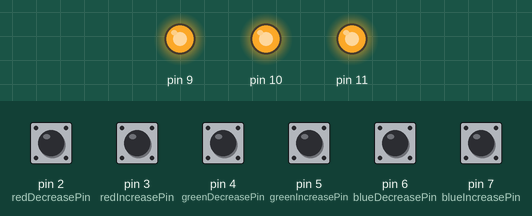
A sketch run on a simulated Arduino Uno, built with avr-gcc and run on an emulated ATmega328P. Parts: output pins drawn as LEDs (lit = HIGH). The test bench sets the inputs (shaded band); at power-on: pin 2 (redDecreasePin), pin 3 (redIncreasePin), pin 4 (greenDecreasePin), pin 5 (greenIncreasePin), pin 6 (blueDecreasePin), pin 7 (blueIncreasePin) HIGH.

Above: at 1.2 s.
1.3 s: pin 2 (redDecreasePin) pulled LOW for 0.15 s
At 2.1 s:
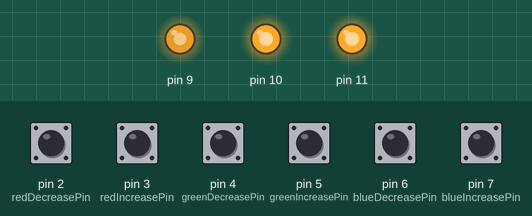
2.9 s: pin 2 (redDecreasePin) pulled LOW for 1 s
At 4.5 s:
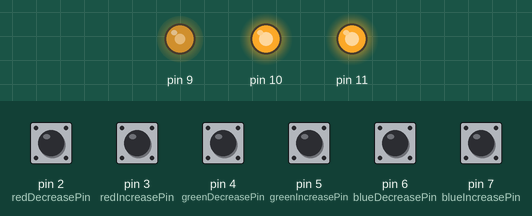
5.4 s: pin 2 (redDecreasePin) pulled LOW for 0.15 s
At 6.4 s:
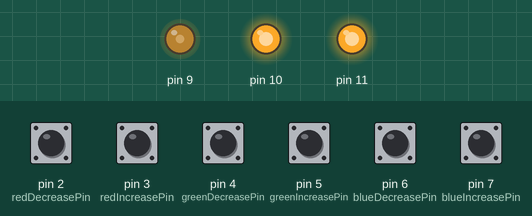
7.0 s: pin 2 (redDecreasePin) pulled LOW for 0.15 s
At 7.6 s:
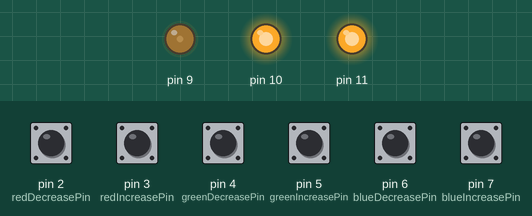
8.6 s: pin 2 (redDecreasePin) pulled LOW for 1 s
At 10.1 s:
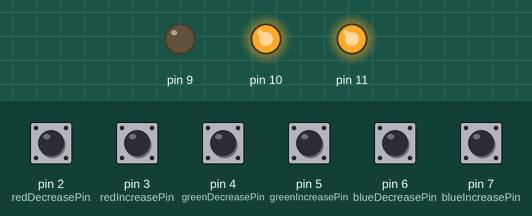
11.1 s: pin 4 (greenDecreasePin) pulled LOW for 0.15 s
At 11.9 s:
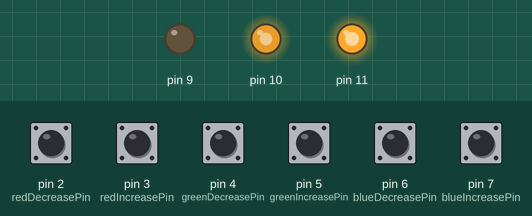
Timing chart, 0 to 13.7 s (numbered marks = the images above; inputs shaded):
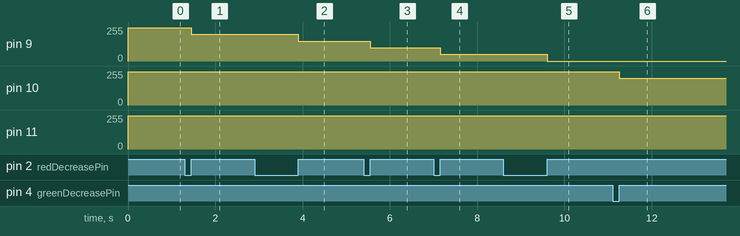

The sketch:

Developing_user_library.ino
```cpp
#include <LEDControl.h> // Подключаем библиотеку

const int redDecreasePin = 2;
const int redIncreasePin = 3;
const int greenDecreasePin = 4;
const int greenIncreasePin = 5;
const int blueDecreasePin = 6;
const int blueIncreasePin = 7;

int redBrightness = 250;
int greenBrightness = 250;
int blueBrightness = 250;

void setup() {
    pinMode(redPin, OUTPUT);
    pinMode(greenPin, OUTPUT);
    pinMode(bluePin, OUTPUT);

    pinMode(redDecreasePin, INPUT_PULLUP);
    pinMode(redIncreasePin, INPUT_PULLUP);
    pinMode(greenDecreasePin, INPUT_PULLUP);
    pinMode(greenIncreasePin, INPUT_PULLUP);
    pinMode(blueDecreasePin, INPUT_PULLUP);
    pinMode(blueIncreasePin, INPUT_PULLUP);
}

void loop() {
    button(redDecreasePin, redBrightness, false);
    button(redIncreasePin, redBrightness, true);
    button(greenDecreasePin, greenBrightness, false);
    button(greenIncreasePin, greenBrightness, true);
    button(blueDecreasePin, blueBrightness, false);
    button(blueIncreasePin, blueBrightness, true);

    updateLED(redBrightness, greenBrightness, blueBrightness);
}
```

LEDControl.h
```cpp
#ifndef LEDControl_h
#define LEDControl_h

#include <Arduino.h>

// Определяем пины для светодиодов
extern const int redPin;
extern const int greenPin;
extern const int bluePin;

// Функция для обновления состояния светодиода
void updateLED(int redBrightness, int greenBrightness, int blueBrightness);

// Функция для изменения яркости
void changeBrightness(int &brightness, bool increase);

// Функция обработки кнопок
void button(int pin, int &brightness, bool increase);

#endif
```

Measured:
- after the input at 1.3 s, pin 9: 250/255 → 200/255 after 0.15 s
- after the input at 2.9 s, pin 9: 200/255 → 150/255 after 1.0 s
- after the input at 5.4 s, pin 9: 150/255 → 100/255 after 0.15 s
- after the input at 7.0 s, pin 9: 100/255 → 50/255 after 0.15 s
- after the input at 8.6 s, pin 9: 50/255 → 0/255 after 1.0 s
- after the input at 11.1 s, pin 10: 250/255 → 200/255 after 0.15 s
